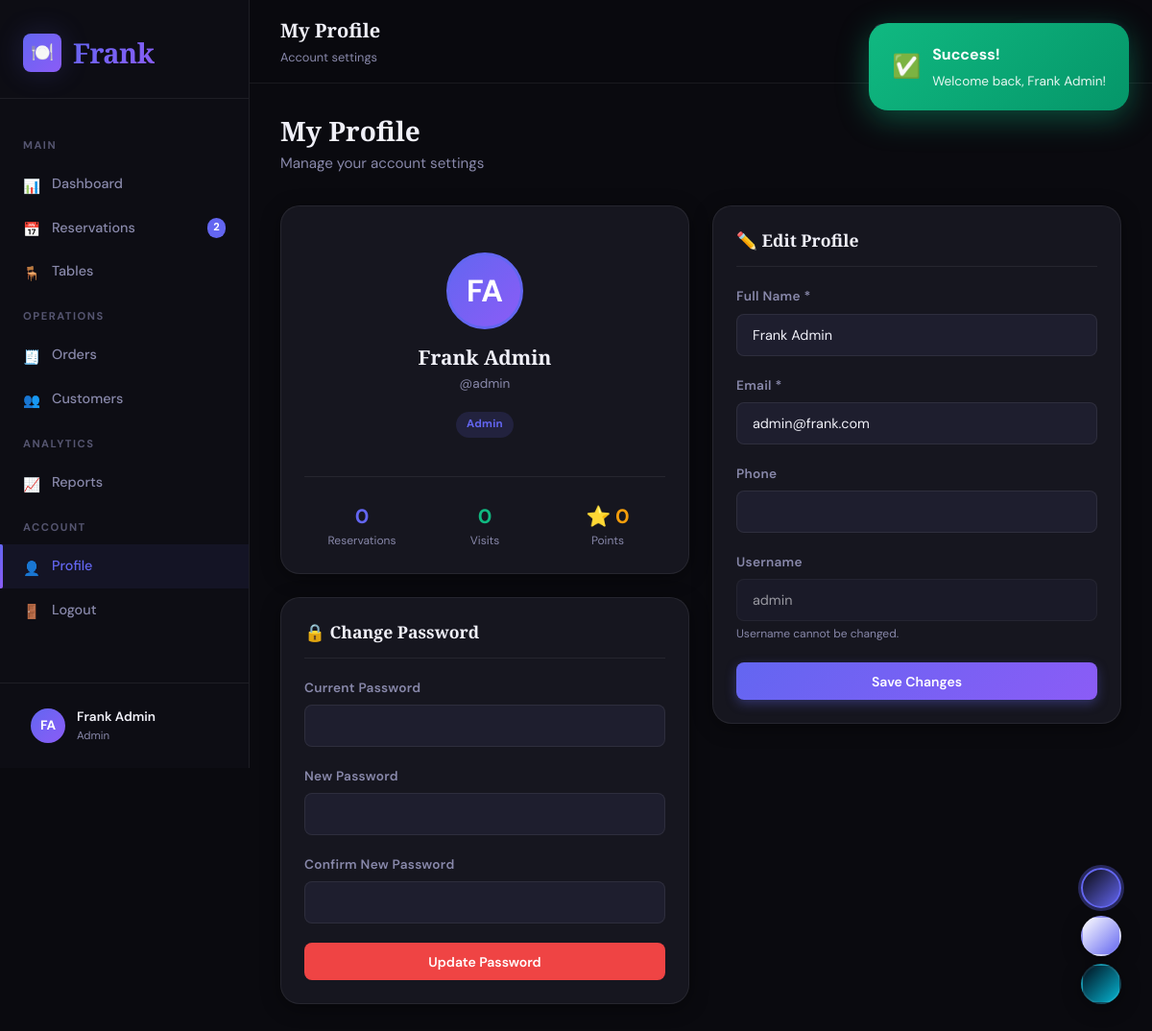
The app's page /profile.php (signed in) with its own data.
### tables this page shows
CREATE TABLE IF NOT EXISTS users (
    user_id INT PRIMARY KEY AUTO_INCREMENT,
    username VARCHAR(50) UNIQUE NOT NULL,
    email VARCHAR(100) UNIQUE NOT NULL,
    password VARCHAR(255) NOT NULL,
    full_name VARCHAR(100) NOT NULL,
    phone VARCHAR(20),
    role ENUM('admin','manager','staff','customer') DEFAULT 'customer',
    loyalty_points INT DEFAULT 0,
    vip_status TINYINT(1) DEFAULT 0,
    preferred_table_id INT NULL,
    created_at TIMESTAMP DEFAULT CURRENT_TIMESTAMP,
    updated_at TIMESTAMP DEFAULT CURRENT_TIMESTAMP ON UPDATE CURRENT_TIMESTAMP,
    FOREIGN KEY (preferred_table_id) REFERENCES restaurant_tables(table_id) ON DELETE SET NULL
);

### includes/database.php (called while the page is built, shortened)
<?php
class Database {
    private static $instance = null;
    public $conn;
    private function __construct() {
        $this->conn = new mysqli(DB_HOST, DB_USER, DB_PASS, DB_NAME);
        $this->conn->set_charset('utf8mb4');
    }
    public static function getInstance() {
        if (!self::$instance) {
            self::$instance = new self();
        }
        return self::$instance;
    }
    public function query($sql, $params = [], $types = '') {
        $stmt = $this->conn->prepare($sql);
        if ($params) {
            if (!$types) {
                $types = str_repeat('s', count($params));
            }
            $stmt->bind_param($types, ...$params);
        }
        $stmt->execute();
        return $stmt;
    }
    public function fetchOne($sql, $params = [], $types = '') {
        $stmt = $this->query($sql, $params, $types);
        $result = $stmt->get_result();
        return $result->fetch_assoc();
    }
}
function db() {
    return Database::getInstance();
}
?>

### profile.php (the view, shortened to what this page needs)
<?php
require_once 'includes/header.php';
$user = db()->fetchOne("SELECT * FROM users WHERE user_id=?", [$user_id]);
$resCount  = db()->fetchOne("SELECT COUNT(*) as cnt FROM reservations WHERE user_id=?", [$user_id])['cnt'] ?? 0;
$doneCount = db()->fetchOne("SELECT COUNT(*) as cnt FROM reservations WHERE user_id=? AND status='completed'", [$user_id])['cnt'] ?? 0;
?>
<div class="flex justify-between items-center mb-4">
    <div>
        <h2 class="section-title">My Profile</h2>
        <p class="section-subtitle">Manage your account settings</p>
    </div>
</div>
<div class="content-grid">
    <div>
        <div class="card animate-in mb-3">
            <div style="text-align:center;padding:1.5rem 0 1rem;">
                <div class="user-avatar float" style="width:80px;height:80px;font-size:2rem;margin:0 auto 1rem;border-radius:50%;border:3px solid var(--accent-primary);">
                    <?= $initials ?>
                </div>
                <h3 style="font-size:1.3rem;margin-bottom:0.25rem;"><?= htmlspecialchars($user['full_name']) ?></h3>
                <div class="text-muted text-sm">@<?= htmlspecialchars($user['username']) ?></div>
                <div class="mt-2">
                    <span class="badge badge-primary"><?= ucfirst($user['role']) ?></span>
                </div>
            </div>
            <div class="divider"></div>
            <div style="display:grid;grid-template-columns:1fr 1fr 1fr;text-align:center;gap:0.5rem;">
                <div>
                    <div class="fw-700" style="font-size:1.3rem;color:var(--accent-primary);"><?= $resCount ?></div>
                    <div class="text-xs text-muted">Reservations</div>
                </div>
                <div>
                    <div class="fw-700" style="font-size:1.3rem;color:var(--success);"><?= $doneCount ?></div>
                    <div class="text-xs text-muted">Visits</div>
                </div>
                <div>
                    <div class="fw-700" style="font-size:1.3rem;color:var(--warning);">⭐ <?= $user['loyalty_points'] ?></div>
                    <div class="text-xs text-muted">Points</div>
                </div>
            </div>
        </div>
        <div class="card animate-in">
            <div class="card-header">
                <h3 class="card-title">🔒 Change Password</h3>
            </div>
            <form method="POST">
                <div class="form-group">
                    <label>Current Password</label>
                    <input type="password" name="current_password" class="form-control" required>
                </div>
                <div class="form-group">
                    <label>New Password</label>
                    <input type="password" name="new_password" class="form-control" required minlength="6">
                </div>
                <div class="form-group">
                    <label>Confirm New Password</label>
                    <input type="password" name="confirm_password" class="form-control" required>
                </div>
                <button type="submit" class="btn btn-danger w-100" style="justify-content:center;">Update Password</button>
            </form>
        </div>
    </div>
    <div>
        <div class="card animate-in mb-3">
            <div class="card-header">
                <h3 class="card-title">✏️ Edit Profile</h3>
            </div>
            <form method="POST">
                <div class="form-group">
                    <label>Full Name *</label>
                    <input type="text" name="full_name" class="form-control" value="<?= htmlspecialchars($user['full_name']) ?>" required>
                </div>
                <div class="form-group">
                    <label>Email *</label>
                    <input type="email" name="email" class="form-control" value="<?= htmlspecialchars($user['email']) ?>" required>
                </div>
                <div class="form-group">
                    <label>Phone</label>
                    <input type="tel" name="phone" class="form-control" value="<?= htmlspecialchars($user['phone'] ?? '') ?>">
                </div>
                <div class="form-group">
                    <label>Username</label>
                    <input type="text" class="form-control" value="<?= htmlspecialchars($user['username']) ?>" disabled style="opacity:0.6;">
                    <div class="text-xs text-muted mt-1">Username cannot be changed.</div>
                </div>
                <button type="submit" class="btn btn-primary w-100 glow" style="justify-content:center;">Save Changes</button>
            </form>
        </div>
    </div>
</div>
<?php require_once 'includes/footer.php'; ?>

### records on screen
users: full_name "Frank Admin", username "admin", role "Admin", loyalty_points "0", email "admin@frank.com"

### other values on screen
$icon "📊 📅 🪑 🧾 👥 📈 👤 🚪"
$label "Dashboard Reservations Tables Orders Customers Reports Profile Logout"
$badge "2"
$initials "FA"
$name "Frank Admin"
$role "Admin"
$pageTitle "My Profile"
$pageSubtitle "Account settings"
$resCount "0"
$doneCount "0"
